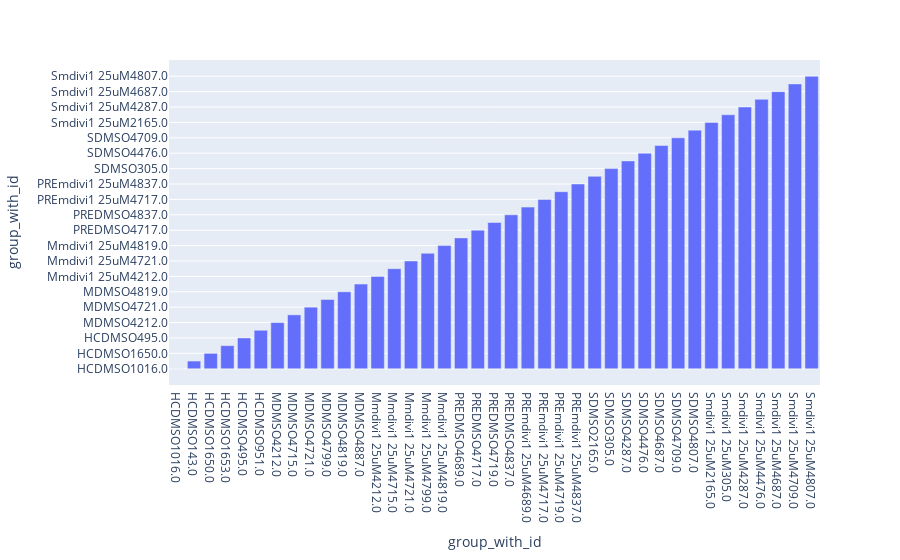
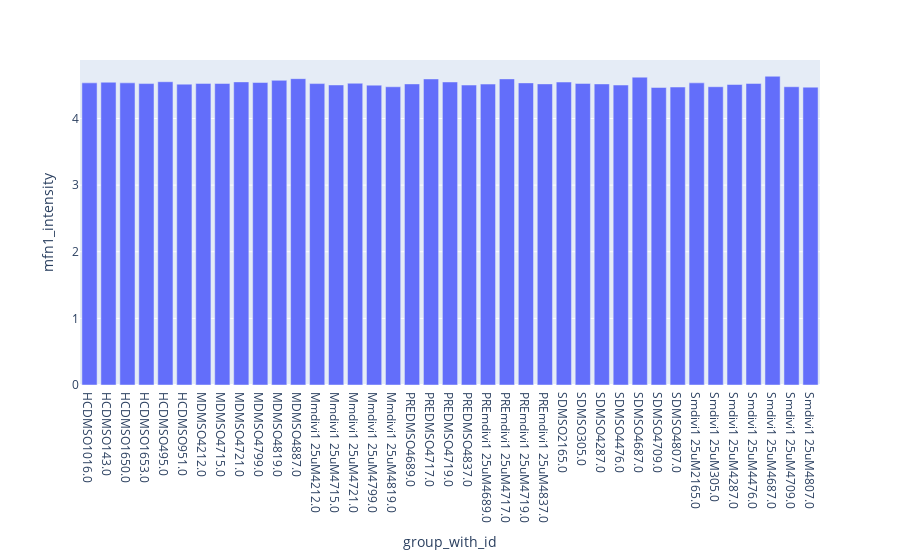
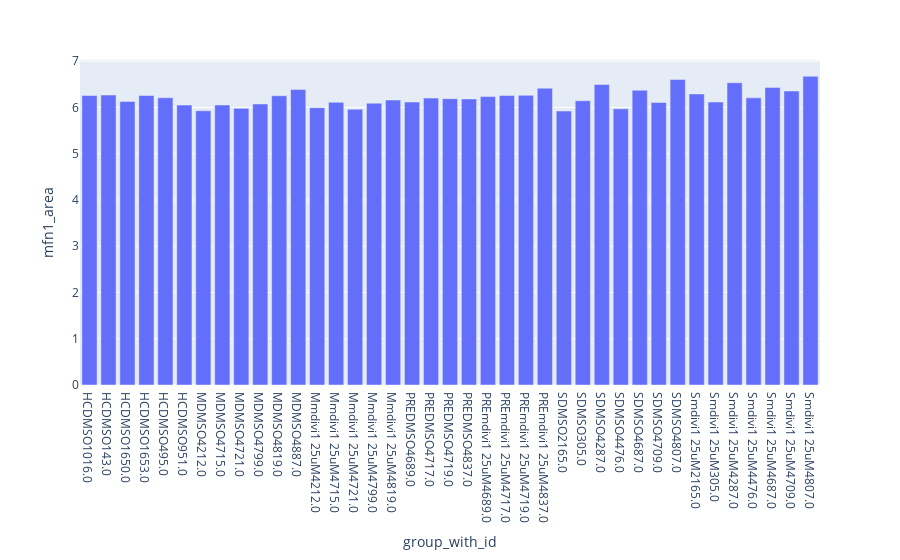

The notebook cell saved with these charts, in order:
### Code cell
for col in df_plot:
    
    fig = px.bar(df_plot, x = "group_with_id", y = col,
            barmode = 'group')
    fig.write_image(path + '//' + f"{col}mid_plot_image.pdf", engine="kaleido")
    fig.show()

### Figure 1 — Plotly figure (JSON) as saved in the notebook; plotly's stock layout.template omitted (floating-point values rounded to 4 significant figures)
{"data": [{"alignmentgroup": "True", "hovertemplate": "group_with_id=%{y}<extra></extra>", "legendgroup": "", "marker": {"color": "#636efa", "pattern": {"shape": ""}}, "name": "", "offsetgroup": "", "orientation": "v", "showlegend": false, "textposition": "auto", "type": "bar", "x": ["HCDMSO1016.0", "HCDMSO143.0", "HCDMSO1650.0", "HCDMSO1653.0", "HCDMSO495.0", "HCDMSO951.0", "MDMSO4212.0", "MDMSO4715.0", "MDMSO4721.0", "MDMSO4799.0", "MDMSO4819.0", "MDMSO4887.0", "Mmdivi1 25uM4212.0", "Mmdivi1 25uM4715.0", "Mmdivi1 25uM4721.0", "Mmdivi1 25uM4799.0", "Mmdivi1 25uM4819.0", "PREDMSO4689.0", "PREDMSO4717.0", "PREDMSO4719.0", "PREDMSO4837.0", "PREmdivi1 25uM4689.0", "PREmdivi1 25uM4717.0", "PREmdivi1 25uM4719.0", "PREmdivi1 25uM4837.0", "SDMSO2165.0", "SDMSO305.0", "SDMSO4287.0", "SDMSO4476.0", "SDMSO4687.0", "SDMSO4709.0", "SDMSO4807.0", "Smdivi1 25uM2165.0", "Smdivi1 25uM305.0", "Smdivi1 25uM4287.0", "Smdivi1 25uM4476.0", "Smdivi1 25uM4687.0", "Smdivi1 25uM4709.0", "Smdivi1 25uM4807.0"], "xaxis": "x", "y": ["HCDMSO1016.0", "HCDMSO143.0", "HCDMSO1650.0", "HCDMSO1653.0", "HCDMSO495.0", "HCDMSO951.0", "MDMSO4212.0", "MDMSO4715.0", "MDMSO4721.0", "MDMSO4799.0", "MDMSO4819.0", "MDMSO4887.0", "Mmdivi1 25uM4212.0", "Mmdivi1 25uM4715.0", "Mmdivi1 25uM4721.0", "Mmdivi1 25uM4799.0", "Mmdivi1 25uM4819.0", "PREDMSO4689.0", "PREDMSO4717.0", "PREDMSO4719.0", "PREDMSO4837.0", "PREmdivi1 25uM4689.0", "PREmdivi1 25uM4717.0", "PREmdivi1 25uM4719.0", "PREmdivi1 25uM4837.0", "SDMSO2165.0", "SDMSO305.0", "SDMSO4287.0", "SDMSO4476.0", "SDMSO4687.0", "SDMSO4709.0", "SDMSO4807.0", "Smdivi1 25uM2165.0", "Smdivi1 25uM305.0", "Smdivi1 25uM4287.0", "Smdivi1 25uM4476.0", "Smdivi1 25uM4687.0", "Smdivi1 25uM4709.0", "Smdivi1 25uM4807.0"], "yaxis": "y"}], "layout": {"barmode": "group", "legend": {"tracegroupgap": 0}, "margin": {"t": 60}, "xaxis": {"anchor": "y", "domain": [0, 1], "title": {"text": "group_with_id"}}, "yaxis": {"anchor": "x", "domain": [0, 1], "title": {"text": "group_with_id"}}}}

### Figure 2 — Plotly figure (JSON) as saved in the notebook; plotly's stock layout.template omitted (floating-point values rounded to 4 significant figures)
{"data": [{"alignmentgroup": "True", "hovertemplate": "group_with_id=%{x}<br>mfn1_intensity=%{y}<extra></extra>", "legendgroup": "", "marker": {"color": "#636efa", "pattern": {"shape": ""}}, "name": "", "offsetgroup": "", "orientation": "v", "showlegend": false, "textposition": "auto", "type": "bar", "x": ["HCDMSO1016.0", "HCDMSO143.0", "HCDMSO1650.0", "HCDMSO1653.0", "HCDMSO495.0", "HCDMSO951.0", "MDMSO4212.0", "MDMSO4715.0", "MDMSO4721.0", "MDMSO4799.0", "MDMSO4819.0", "MDMSO4887.0", "Mmdivi1 25uM4212.0", "Mmdivi1 25uM4715.0", "Mmdivi1 25uM4721.0", "Mmdivi1 25uM4799.0", "Mmdivi1 25uM4819.0", "PREDMSO4689.0", "PREDMSO4717.0", "PREDMSO4719.0", "PREDMSO4837.0", "PREmdivi1 25uM4689.0", "PREmdivi1 25uM4717.0", "PREmdivi1 25uM4719.0", "PREmdivi1 25uM4837.0", "SDMSO2165.0", "SDMSO305.0", "SDMSO4287.0", "SDMSO4476.0", "SDMSO4687.0", "SDMSO4709.0", "SDMSO4807.0", "Smdivi1 25uM2165.0", "Smdivi1 25uM305.0", "Smdivi1 25uM4287.0", "Smdivi1 25uM4476.0", "Smdivi1 25uM4687.0", "Smdivi1 25uM4709.0", "Smdivi1 25uM4807.0"], "xaxis": "x", "y": [4.535, 4.544, 4.535, 4.524, 4.552, 4.515, 4.526, 4.525, 4.549, 4.54, 4.573, 4.598, 4.524, 4.503, 4.529, 4.5, 4.476, 4.519, 4.594, 4.548, 4.502, 4.517, 4.594, 4.534, 4.519, 4.547, 4.526, 4.519, 4.502, 4.62, 4.466, 4.472, 4.535, 4.477, 4.51, 4.526, 4.634, 4.476, 4.47], "yaxis": "y"}], "layout": {"barmode": "group", "legend": {"tracegroupgap": 0}, "margin": {"t": 60}, "xaxis": {"anchor": "y", "domain": [0, 1], "title": {"text": "group_with_id"}}, "yaxis": {"anchor": "x", "domain": [0, 1], "title": {"text": "mfn1_intensity"}}}}

### Figure 3 — Plotly figure (JSON) as saved in the notebook; plotly's stock layout.template omitted (floating-point values rounded to 4 significant figures)
{"data": [{"alignmentgroup": "True", "hovertemplate": "group_with_id=%{x}<br>mfn1_area=%{y}<extra></extra>", "legendgroup": "", "marker": {"color": "#636efa", "pattern": {"shape": ""}}, "name": "", "offsetgroup": "", "orientation": "v", "showlegend": false, "textposition": "auto", "type": "bar", "x": ["HCDMSO1016.0", "HCDMSO143.0", "HCDMSO1650.0", "HCDMSO1653.0", "HCDMSO495.0", "HCDMSO951.0", "MDMSO4212.0", "MDMSO4715.0", "MDMSO4721.0", "MDMSO4799.0", "MDMSO4819.0", "MDMSO4887.0", "Mmdivi1 25uM4212.0", "Mmdivi1 25uM4715.0", "Mmdivi1 25uM4721.0", "Mmdivi1 25uM4799.0", "Mmdivi1 25uM4819.0", "PREDMSO4689.0", "PREDMSO4717.0", "PREDMSO4719.0", "PREDMSO4837.0", "PREmdivi1 25uM4689.0", "PREmdivi1 25uM4717.0", "PREmdivi1 25uM4719.0", "PREmdivi1 25uM4837.0", "SDMSO2165.0", "SDMSO305.0", "SDMSO4287.0", "SDMSO4476.0", "SDMSO4687.0", "SDMSO4709.0", "SDMSO4807.0", "Smdivi1 25uM2165.0", "Smdivi1 25uM305.0", "Smdivi1 25uM4287.0", "Smdivi1 25uM4476.0", "Smdivi1 25uM4687.0", "Smdivi1 25uM4709.0", "Smdivi1 25uM4807.0"], "xaxis": "x", "y": [6.258, 6.268, 6.129, 6.259, 6.211, 6.052, 5.928, 6.054, 5.981, 6.075, 6.253, 6.387, 5.996, 6.111, 5.963, 6.093, 6.161, 6.117, 6.203, 6.19, 6.185, 6.234, 6.258, 6.262, 6.416, 5.923, 6.145, 6.495, 5.971, 6.373, 6.107, 6.606, 6.293, 6.117, 6.535, 6.208, 6.434, 6.355, 6.675], "yaxis": "y"}], "layout": {"barmode": "group", "legend": {"tracegroupgap": 0}, "margin": {"t": 60}, "xaxis": {"anchor": "y", "domain": [0, 1], "title": {"text": "group_with_id"}}, "yaxis": {"anchor": "x", "domain": [0, 1], "title": {"text": "mfn1_area"}}}}
